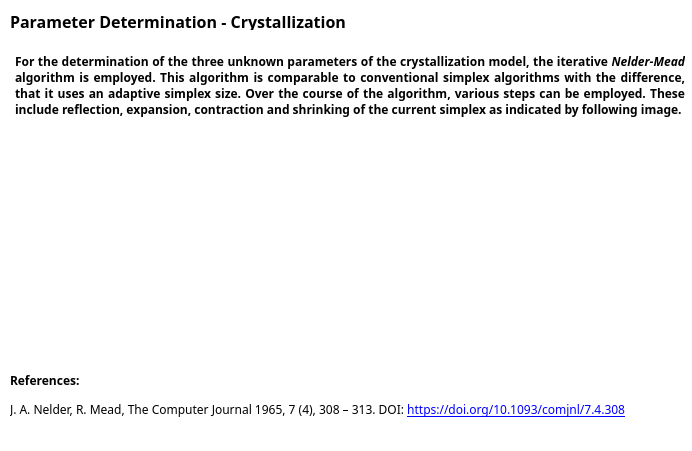
<?xml version="1.0" encoding="UTF-8"?>
<ui version="4.0">
 <class>Dialog</class>
 <widget class="QDialog" name="Dialog">
  <property name="geometry">
   <rect>
    <x>0</x>
    <y>0</y>
    <width>692</width>
    <height>451</height>
   </rect>
  </property>
  <property name="sizePolicy">
   <sizepolicy hsizetype="MinimumExpanding" vsizetype="Preferred">
    <horstretch>0</horstretch>
    <verstretch>0</verstretch>
   </sizepolicy>
  </property>
  <property name="windowTitle">
   <string>Help - Parameter Fitting Crystallization</string>
  </property>
  <property name="windowIcon">
   <iconset>
    <normaloff>../Graphics/AD2.ico</normaloff>../Graphics/AD2.ico</iconset>
  </property>
  <property name="styleSheet">
   <string notr="true">background-color: white</string>
  </property>
  <widget class="QLabel" name="label">
   <property name="geometry">
    <rect>
     <x>10</x>
     <y>10</y>
     <width>351</width>
     <height>21</height>
    </rect>
   </property>
   <property name="font">
    <font>
     <family>Segoe UI Semibold</family>
     <pointsize>10</pointsize>
     <weight>75</weight>
     <italic>false</italic>
     <bold>true</bold>
    </font>
   </property>
   <property name="styleSheet">
    <string notr="true">font-weight: bold; color: black;
</string>
   </property>
   <property name="text">
    <string>&lt;html&gt;&lt;head/&gt;&lt;body&gt;&lt;p&gt;&lt;span style=&quot; font-size:12pt;&quot;&gt;Parameter Determination - Crystallization&lt;/span&gt;&lt;/p&gt;&lt;/body&gt;&lt;/html&gt;</string>
   </property>
  </widget>
  <widget class="QLabel" name="label_2">
   <property name="geometry">
    <rect>
     <x>15</x>
     <y>30</y>
     <width>670</width>
     <height>111</height>
    </rect>
   </property>
   <property name="sizePolicy">
    <sizepolicy hsizetype="Preferred" vsizetype="Preferred">
     <horstretch>0</horstretch>
     <verstretch>0</verstretch>
    </sizepolicy>
   </property>
   <property name="font">
    <font>
     <family>Segoe UI Semibold</family>
     <pointsize>9</pointsize>
     <weight>75</weight>
     <bold>true</bold>
    </font>
   </property>
   <property name="text">
    <string>&lt;html&gt;&lt;head/&gt;&lt;body&gt;&lt;p align=&quot;justify&quot;&gt;For the determination of the three unknown parameters of the crystallization model, the iterative &lt;span style=&quot; font-style:italic;&quot;&gt;Nelder-Mead &lt;/span&gt;algorithm is employed. This algorithm is comparable to conventional simplex algorithms with the difference, that it uses an adaptive simplex size. Over the course of the algorithm, various steps can be employed. These include &lt;span style=&quot; font-weight:600;&quot;&gt;reflection, expansion, contraction &lt;/span&gt;and &lt;span style=&quot; font-weight:600;&quot;&gt;shrinking &lt;/span&gt;of the current simplex as indicated by following image.&lt;/p&gt;&lt;/body&gt;&lt;/html&gt;</string>
   </property>
   <property name="wordWrap">
    <bool>true</bool>
   </property>
  </widget>
  <widget class="QLabel" name="label_8">
   <property name="geometry">
    <rect>
     <x>10</x>
     <y>340</y>
     <width>670</width>
     <height>111</height>
    </rect>
   </property>
   <property name="font">
    <font>
     <family>Segoe UI Semibold</family>
    </font>
   </property>
   <property name="text">
    <string>&lt;html&gt;&lt;head/&gt;&lt;body&gt;&lt;p&gt;&lt;span style=&quot; font-size:9pt; font-weight:600;&quot;&gt;References:&lt;/span&gt;&lt;/p&gt;&lt;p&gt;&lt;span style=&quot; font-size:9pt;&quot;&gt;J. A. Nelder, R. Mead, The Computer Journal 1965, 7 (4), 308 – 313. DOI: &lt;/span&gt;&lt;a href=&quot;https://doi.org/10.1093/comjnl/7.4.308&quot;&gt;&lt;span style=&quot; font-size:9pt; text-decoration: underline; color:#0000ff;&quot;&gt;https://doi.org/10.1093/comjnl/7.4.308&lt;/span&gt;&lt;/a&gt;&lt;/p&gt;&lt;/body&gt;&lt;/html&gt;</string>
   </property>
   <property name="wordWrap">
    <bool>true</bool>
   </property>
  </widget>
  <widget class="QLabel" name="label_6">
   <property name="geometry">
    <rect>
     <x>175</x>
     <y>140</y>
     <width>421</width>
     <height>171</height>
    </rect>
   </property>
   <property name="text">
    <string/>
   </property>
   <property name="pixmap">
    <pixmap>../Graphics/NelderMead2.svg</pixmap>
   </property>
   <property name="scaledContents">
    <bool>true</bool>
   </property>
  </widget>
 </widget>
 <resources/>
 <connections/>
</ui>
